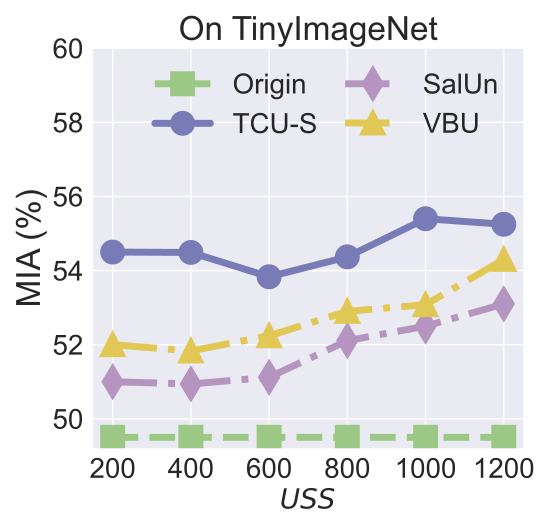

The script that saved this image:


import numpy as np
import matplotlib.pyplot as plt

epsilon = 3
beta = 1 / epsilon


x=[1, 2, 3, 4, 5, 6]
# validation_for_plt =[97,95.8600, 94.9400, 93.5400, 93.2400]
# attack_for_plt=[0, 0.3524, 0, 0.1762, 0.1762]
# basic_for_plt=[99.8, 99.8, 99.8, 99.8, 99.8]

labels = ['200', '400', '600', '800', '1000', '1200']
# unl_org = [97.77, 97.55, 97.35, 97.29, 97.21, 97.21]

# unl_hess_r = [96.6, 96.66, 96.04, 95.94, 95.85, 97.21]
OUL = [0.545, 0.5449, 0.53833, 0.5437, 0.5540, 0.5525]

org_acc = [0.4950, 0.4950, 0.4950, 0.4950, 0.4950, 0.4950]

salun_acc = [0.5100, 0.5094,  0.5112, 0.5211, 0.52500, 0.531]
# unl_ss_wo = [94.32, 94.53, 94.78, 93.38, 94.04, 97.21]
vbu_ldp_acc = [0.5200, 0.5183, 0.5224, 0.5290, 0.5308, 0.543]

for i in range(len(OUL)):
    OUL[i] = OUL[i]*100
    org_acc[i] = org_acc[i]*100
    salun_acc[i] = salun_acc[i]*100
    vbu_ldp_acc[i] = vbu_ldp_acc[i] * 100

plt.style.use('seaborn')
plt.figure(figsize=(5.5, 5.3))
l_w=5
m_s=15
marker_s = 3
markevery=1
#plt.figure(figsize=(8, 5.3))
#plt.plot(x, unl_fr, color='blue', marker='^', label='Retrain',linewidth=l_w, markersize=m_s)

#plt.plot(x, unl_ss_w, color='g',  marker='*',  label='PriMU$_{w}$',linewidth=l_w, markersize=m_s)
plt.plot(x, org_acc, linestyle='--', color='#9BC985',  marker='s', fillstyle='full', markevery=markevery,
         label='Origin',linewidth=l_w, markersize=m_s, markeredgewidth=marker_s)


plt.plot(x, OUL, linestyle='-', color='#797BB7', marker='o', fillstyle='full', markevery=markevery,
         label='TCU-S', linewidth=l_w, markersize=m_s, markeredgewidth=marker_s)




plt.plot(x, salun_acc, linestyle='-.', color='#B595BF',  marker='d', fillstyle='full', markevery=markevery, label='SalUn',linewidth=l_w, markersize=m_s, markeredgewidth=marker_s)



plt.plot(x, vbu_ldp_acc, linestyle='-.', color='#E1C855',  marker='^', fillstyle='full', markevery=markevery,
         label='VBU',linewidth=l_w, markersize=m_s, markeredgewidth=marker_s)


# plt.grid()
leg = plt.legend(fancybox=True, shadow=True)
# plt.xlabel('Malicious Client Ratio (%)' ,fontsize=16)
plt.ylabel('MIA (%)' ,fontsize=24)
my_y_ticks = np.arange(50., 61, 2)
plt.yticks(my_y_ticks,fontsize=20)
plt.xlabel('$\it USS$' ,fontsize=20)

plt.xticks(x, labels, fontsize=20)
plt.title('On TinyImageNet',fontsize=24)

# plt.annotate(r"1e0", xy=(0.1, 1.01), xycoords='axes fraction', xytext=(-10, 10), textcoords='offset points', ha='right', va='center', fontsize=15)


# plt.title('(c) Utility Preservation', fontsize=24)
plt.legend(loc='best',          # same manual position
           fontsize=20,               # same font size
           ncol=2,
           columnspacing=1.,         # distance between the two columns
           handletextpad=0.8)         # gap between symbol and text

plt.tight_layout()
#plt.title("MNIST")
plt.rcParams['figure.figsize'] = (2.0, 1)
plt.rcParams['image.interpolation'] = 'nearest'
plt.rcParams['figure.subplot.left'] = 0.11
plt.rcParams['figure.subplot.bottom'] = 0.08
plt.rcParams['figure.subplot.right'] = 0.977
plt.rcParams['figure.subplot.top'] = 0.969
plt.savefig('tiny_imagenet_model_MIA_uss.pdf', format='pdf', dpi=200)
plt.show()
